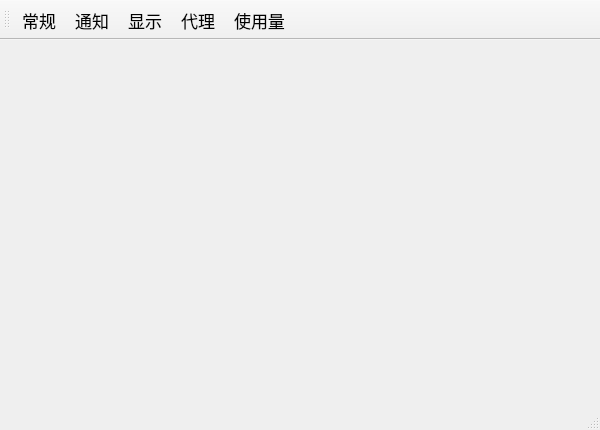
<?xml version="1.0" encoding="UTF-8"?>
<ui version="4.0">
 <class>settings</class>
 <widget class="QMainWindow" name="settings">
  <property name="geometry">
   <rect>
    <x>0</x>
    <y>0</y>
    <width>600</width>
    <height>430</height>
   </rect>
  </property>
  <property name="windowTitle">
   <string>MainWindow</string>
  </property>
  <widget class="QWidget" name="centralwidget"/>
  <widget class="QStatusBar" name="statusbar"/>
  <widget class="QToolBar" name="toolBar">
   <property name="windowTitle">
    <string>toolBar</string>
   </property>
   <attribute name="toolBarArea">
    <enum>TopToolBarArea</enum>
   </attribute>
   <attribute name="toolBarBreak">
    <bool>false</bool>
   </attribute>
   <addaction name="routine"/>
   <addaction name="message"/>
   <addaction name="display"/>
   <addaction name="action_4"/>
   <addaction name="Traffic"/>
  </widget>
  <action name="routine">
   <property name="text">
    <string>常规</string>
   </property>
   <property name="font">
    <font>
     <pointsize>13</pointsize>
    </font>
   </property>
   <property name="menuRole">
    <enum>QAction::NoRole</enum>
   </property>
  </action>
  <action name="message">
   <property name="text">
    <string>通知</string>
   </property>
   <property name="font">
    <font>
     <pointsize>13</pointsize>
    </font>
   </property>
   <property name="menuRole">
    <enum>QAction::NoRole</enum>
   </property>
  </action>
  <action name="display">
   <property name="text">
    <string>显示</string>
   </property>
   <property name="font">
    <font>
     <pointsize>13</pointsize>
    </font>
   </property>
   <property name="menuRole">
    <enum>QAction::NoRole</enum>
   </property>
  </action>
  <action name="action_4">
   <property name="text">
    <string>代理</string>
   </property>
   <property name="font">
    <font>
     <pointsize>13</pointsize>
    </font>
   </property>
   <property name="menuRole">
    <enum>QAction::NoRole</enum>
   </property>
  </action>
  <action name="Traffic">
   <property name="text">
    <string>使用量</string>
   </property>
   <property name="font">
    <font>
     <pointsize>13</pointsize>
    </font>
   </property>
   <property name="menuRole">
    <enum>QAction::NoRole</enum>
   </property>
  </action>
 </widget>
 <resources/>
 <connections/>
</ui>
